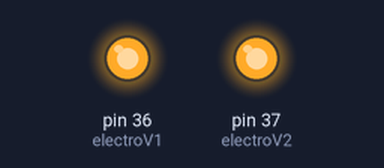
Simulated run of this sketch. Board: Arduino Mega 2560, built with avr-gcc and run on an emulated ATmega2560. Parts: output pins drawn as LEDs (lit = HIGH). What the sketch prints to the serial monitor is not drawn.

Above: at 0.1 s.
Timing chart, 0 to 1.6 s (numbered marks = the images above):
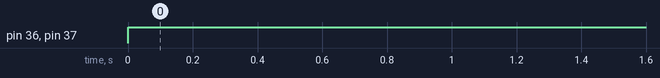

The sketch:

TestsElectroV.ino
```cpp
int electroV1 = 36 ;
int electroV2 = 37 ;

void setup() {
  Serial.begin(9600) ;
  pinMode(electroV1, OUTPUT) ;
  pinMode(electroV2, OUTPUT) ;
}

void loop() {
//  digitalWrite(electroV1, HIGH) ;
  digitalWrite(electroV2, HIGH) ;
  digitalWrite(electroV1, HIGH) ;
  Serial.println("ouvert") ;
}
```

Measured:
- by itself, pin 36 (electroV1), pin 37 (electroV2): LOW → HIGH at 0.00 s
